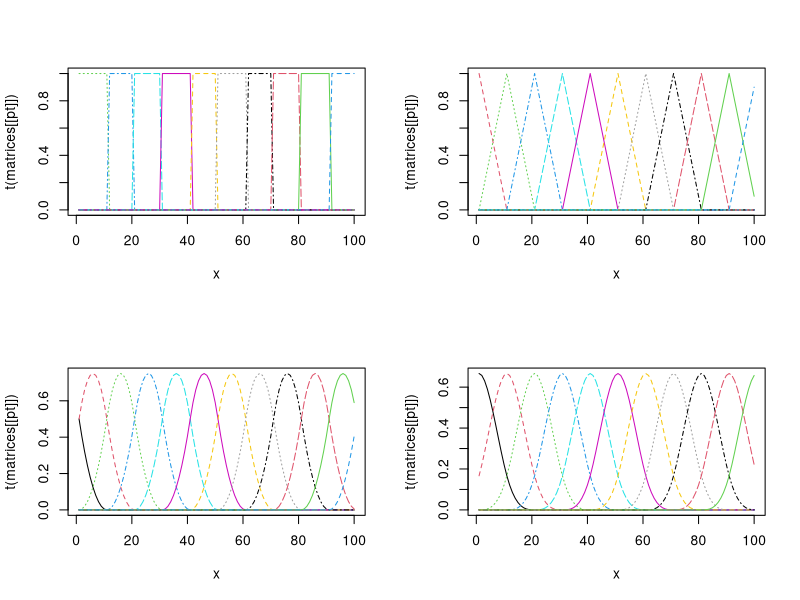

Reproduce this figure in R.
t<- seq(0,0.99,0.01)
noeuds<- seq(-0.2,1.2,0.1)
bsplinebasis <- function(t,i,d=3){
  #on crée une liste dans laquelle on stockera toute les matrices
  matrices <-list()
  x<- 1:100
  matrices[[1]] <- matrix(nrow=(length(i)-1), ncol=length(t))
  #premier for pour définir la bspline de degré 0
  for (n in 1:(length(i)-1))
  {
    matrices[[1]][n,] <- i[n]<=t & i[n+1]>t
    
  }
  matrices[[1]] <- matrices[[1]] +0 #Pour remplacer les booleens par des valeurs numeriques
  #matrices de degré 1 jusque d + 1
  for(m in 2:(d+1)){
    mat<-matrix(ncol=length(t),nrow=(15-m)) #15 juste pour faire simple
    mutrice<- matrices[[m-1]]
    k=1:(length(i)-m)
    dg <- m-1
    for (z in k)
    {
      mat[z,] <- ((t-i[z])/(i[z+dg]-i[z]))*mutrice[z,] + ((i[z+dg+1] - t) / (i[z+dg+1] - i[z+1]))*mutrice[z+1,]
    } 
    matrices[[m]]<-mat
  }
  par(mfrow=c(2,2))
  for(pt in 1:length(matrices)) matplot(x,t(matrices[[pt]]), type = c("l"),pch=1,col = 1:15)
  return(matrices)
}
b0<-bsplinebasis(t,noeuds,3)
